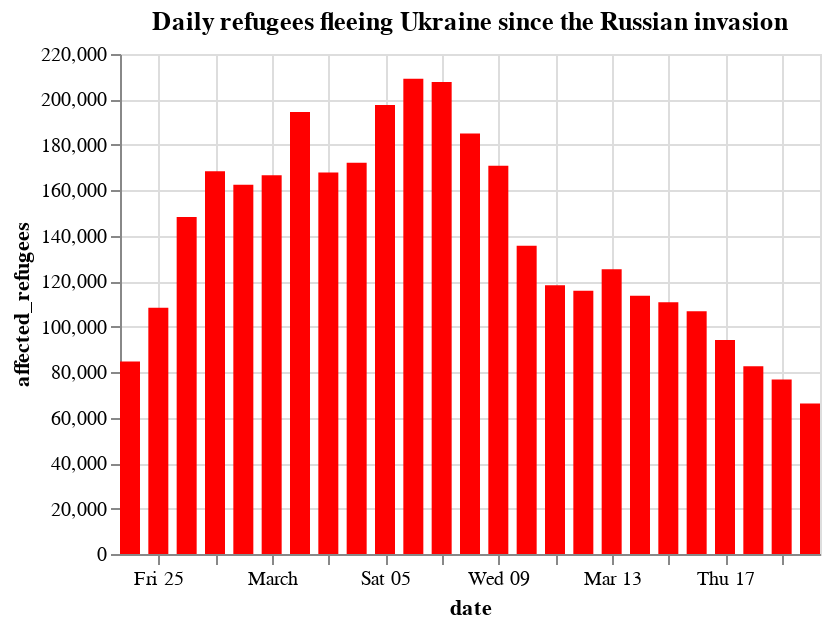

Here is the notebook cell this chart was saved with:
### Markdown cell above
#### Try it as a column chart

### Code cell
alt.Chart(refugees).mark_bar(size=10, color="red").encode(
    x="date:T", y="affected_refugees"
).properties(
    title="Daily refugees fleeing Ukraine since the Russian invasion",
    height=250,
    width=350,
)

### Figure 1 — Vega-Lite specification as saved in the notebook (floating-point values rounded to 4 significant figures)
{"config": {"view": {"continuousWidth": 400, "continuousHeight": 300}}, "data": {"name": "data-224b1c1349dff1b666644ff5894b66d1"}, "mark": {"type": "bar", "color": "red", "size": 10}, "encoding": {"x": {"field": "date", "type": "temporal"}, "y": {"field": "affected_refugees", "type": "quantitative"}}, "height": 250, "title": "Daily refugees fleeing Ukraine since the Russian invasion", "width": 350, "$schema": "https://vega.github.io/schema/vega-lite/v4.17.0.json", "datasets": {"data-224b1c1349dff1b666644ff5894b66d1": [{"date": "2022-02-24", "affected_refugees": 84681, "cumsum": 84681}, {"date": "2022-02-25", "affected_refugees": 108301, "cumsum": 192982}, {"date": "2022-02-26", "affected_refugees": 148319, "cumsum": 341301}, {"date": "2022-02-27", "affected_refugees": 168364, "cumsum": 509665}, {"date": "2022-02-28", "affected_refugees": 162474, "cumsum": 672139}, {"date": "2022-03-01", "affected_refugees": 166690, "cumsum": 838829}, {"date": "2022-03-02", "affected_refugees": 194483, "cumsum": 1033312}, {"date": "2022-03-03", "affected_refugees": 167905, "cumsum": 1201217}, {"date": "2022-03-04", "affected_refugees": 172099, "cumsum": 1373316}, {"date": "2022-03-05", "affected_refugees": 197520, "cumsum": 1570836}, {"date": "2022-03-06", "affected_refugees": 209160, "cumsum": 1779996}, {"date": "2022-03-07", "affected_refugees": 207660, "cumsum": 1987656}, {"date": "2022-03-08", "affected_refugees": 185038, "cumsum": 2172694}, {"date": "2022-03-09", "affected_refugees": 170843, "cumsum": 2343537}, {"date": "2022-03-10", "affected_refugees": 135655, "cumsum": 2479192}, {"date": "2022-03-11", "affected_refugees": 118268, "cumsum": 2597460}, {"date": "2022-03-12", "affected_refugees": 115822, "cumsum": 2713282}, {"date": "2022-03-13", "affected_refugees": 125317, "cumsum": 2838599}, {"date": "2022-03-14", "affected_refugees": 113676, "cumsum": 2952275}, {"date": "2022-03-15", "affected_refugees": 110820, "cumsum": 3063095}, {"date": "2022-03-16", "affected_refugees": 106802, "cumsum": 3169897}, {"date": "2022-03-17", "affected_refugees": 94157, "cumsum": 3264054}, {"date": "2022-03-18", "affected_refugees": 82655, "cumsum": 3346709}, {"date": "2022-03-19", "affected_refugees": 76757, "cumsum": 3423466}, {"date": "2022-03-20", "affected_refugees": 66178, "cumsum": 3489644}]}}
